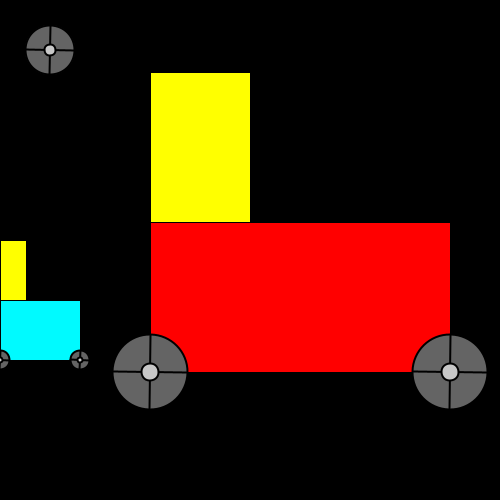
Frame 1 (no input)
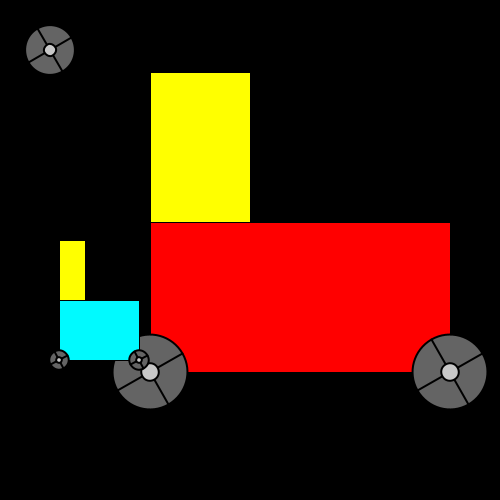
Frame 60 (the mouse pressed at the canvas centre just before this capture)
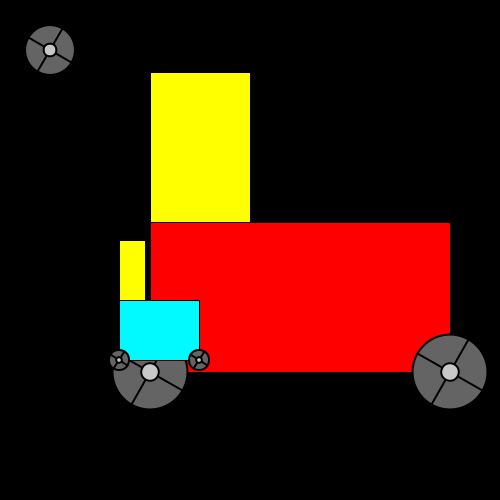
Frame 120 (the mouse held since frame 60 and released just before this capture)

The Processing sketch that drew these frames (run headless with seeded random() and noise(); from frame 60 on, the mouse is pressed at the canvas centre):

// Processing sketch: funcionCargaOtraAuto
// ── funcionCargaOtraAuto.pde
int px;
void setup() {
  size(500, 500);
}
void draw() {
  background(0);
  auto(150, 222, 300, 150, color(255, 0, 0));
  auto(px, 300, 80, 60, color(0, 250, 255));
  rueda(50, 50, 50);
  px++;
  if (px>width) {
    px = 0;
  }
}
void auto(int x, int y, int ancho, int alto, color carroceria) {
  strokeWeight(1);
  fill(carroceria);
  rect(x, y, ancho, alto);
  fill(255, 255, 0);
  rect(x, y-alto, ancho/3, alto);
  rueda(x, y+alto, ancho/4);
  rueda(x+ancho, y+alto, ancho/4);
}
void rueda(int rx, int ry, int tam) {
  push();
  translate(rx, ry);
  rotate(radians(frameCount)*1);
  strokeWeight(2);
  fill(100);
  ellipse(0, 0, tam, tam);
  line(-tam/2, 0, tam/2, 0);
  line(0, -tam/2, 0, tam/2);
  fill(200);
  ellipse(0, 0, tam/4, tam/4);
  pop();
}
